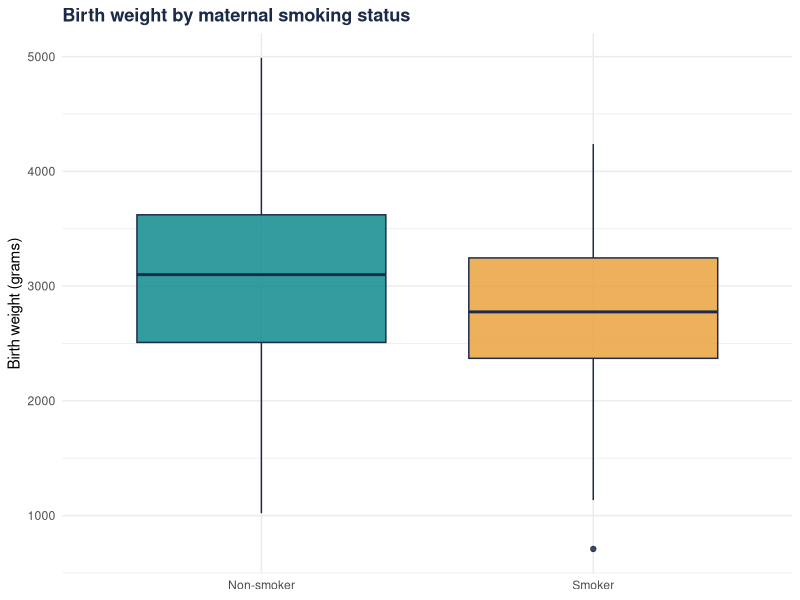
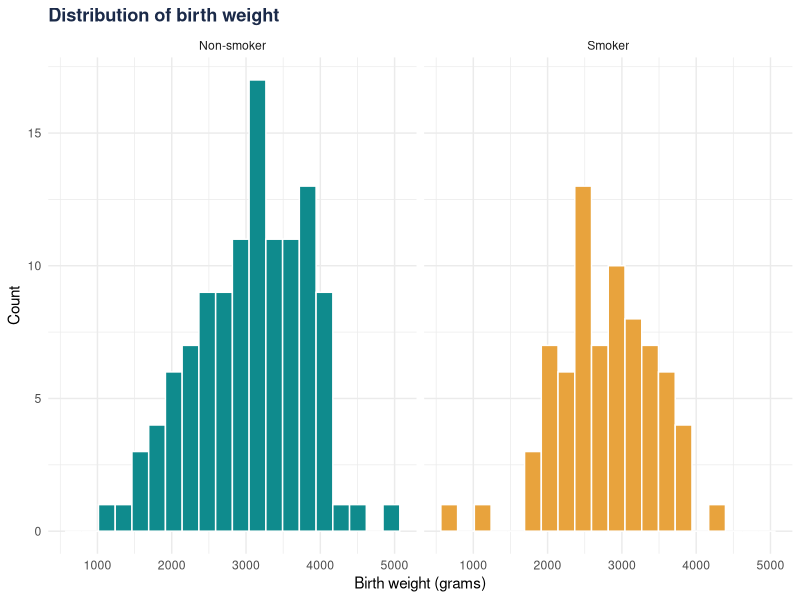
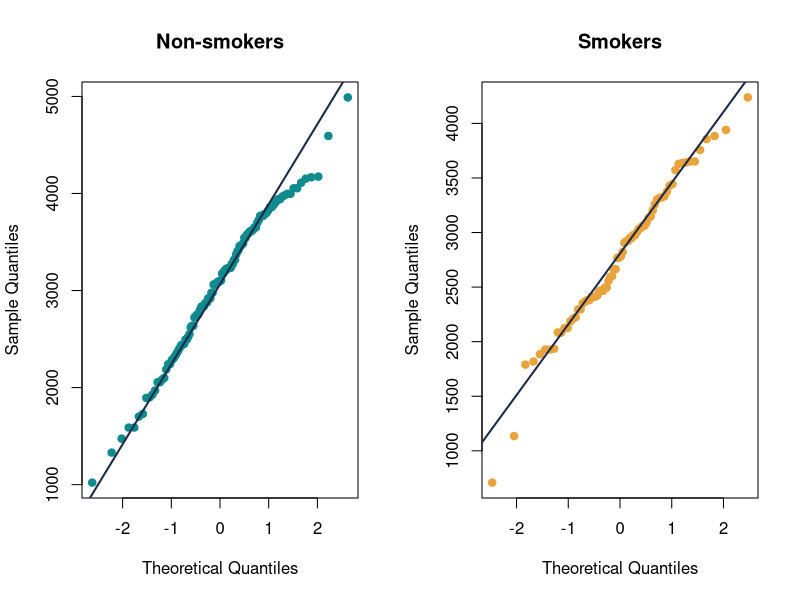
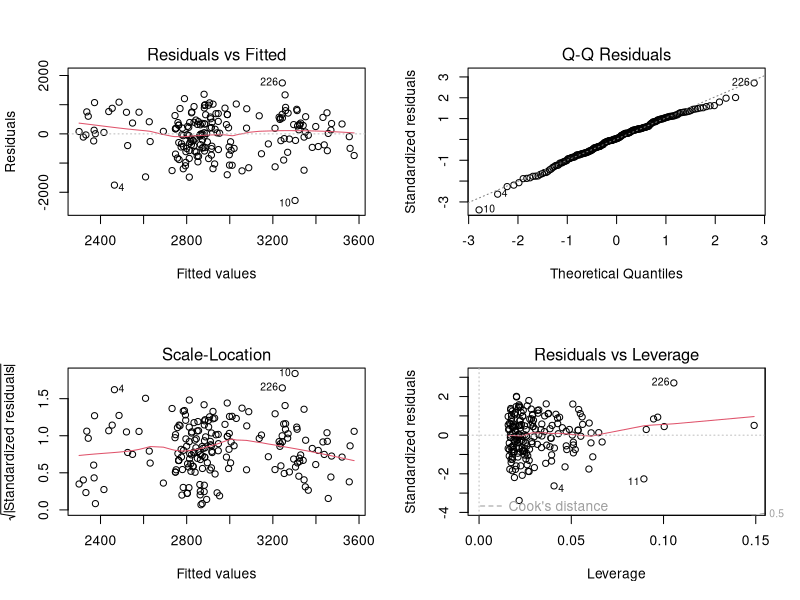

These charts were generated, in order, by the following R code:
library(MASS)
library(ggplot2)

data(birthwt)
df <- birthwt

head(df)
str(df)
sum(is.na(df))

df$smoke <- factor(df$smoke, levels = c(0, 1), labels = c("Non-smoker", "Smoker"))
df$race  <- factor(df$race,  levels = c(1, 2, 3), labels = c("White", "Black", "Other"))

table(df$smoke)

aggregate(bwt ~ smoke, data = df,
          FUN = function(x) c(n = length(x), mean = mean(x), sd = sd(x)))

pal <- c("Non-smoker" = "#0F8B8D", "Smoker" = "#E8A33D")

ggplot(df, aes(x = smoke, y = bwt, fill = smoke)) +
  geom_boxplot(alpha = 0.85, color = "#1B2A49") +
  scale_fill_manual(values = pal) +
  labs(title = "Birth weight by maternal smoking status",
       x = NULL, y = "Birth weight (grams)") +
  theme_minimal() +
  theme(legend.position = "none",
        plot.title = element_text(color = "#1B2A49", face = "bold"))

ggplot(df, aes(x = bwt, fill = smoke)) +
  geom_histogram(bins = 20, color = "white") +
  scale_fill_manual(values = pal) +
  facet_wrap(~ smoke) +
  labs(title = "Distribution of birth weight",
       x = "Birth weight (grams)", y = "Count") +
  theme_minimal() +
  theme(legend.position = "none",
        plot.title = element_text(color = "#1B2A49", face = "bold"))

par(mfrow = c(1, 2))
qqnorm(df$bwt[df$smoke == "Non-smoker"], main = "Non-smokers", col = "#0F8B8D", pch = 19)
qqline(df$bwt[df$smoke == "Non-smoker"], col = "#1B2A49", lwd = 2)
qqnorm(df$bwt[df$smoke == "Smoker"], main = "Smokers", col = "#E8A33D", pch = 19)
qqline(df$bwt[df$smoke == "Smoker"], col = "#1B2A49", lwd = 2)
par(mfrow = c(1, 1))

shapiro.test(df$bwt[df$smoke == "Non-smoker"])
shapiro.test(df$bwt[df$smoke == "Smoker"])

t_result <- t.test(bwt ~ smoke, data = df)
t_result

wilcox.test(bwt ~ smoke, data = df, conf.int = TRUE)

smokers     <- df$bwt[df$smoke == "Smoker"]
non_smokers <- df$bwt[df$smoke == "Non-smoker"]
n1 <- length(non_smokers)
n2 <- length(smokers)
pooled_sd <- sqrt(((n1 - 1) * var(non_smokers) + (n2 - 1) * var(smokers)) / (n1 + n2 - 2))
cohens_d <- (mean(non_smokers) - mean(smokers)) / pooled_sd
cohens_d

model1 <- lm(bwt ~ smoke, data = df)
summary(model1)
confint(model1)

model2 <- lm(bwt ~ smoke + age + lwt + race, data = df)
summary(model2)
confint(model2)

par(mfrow = c(2, 2))
plot(model2)
par(mfrow = c(1, 1))


# ==========================================================
# RESULTS
# ==========================================================
# Sample: 189 births (115 non-smokers, 74 smokers), no missing values
#
# Mean birth weight (SD):
#   Non-smokers  3055.7 g (752.7)
#   Smokers      2771.9 g (659.6)
#   Raw difference = 283.8 g
#
# Normality (Shapiro-Wilk):
#   Non-smokers  W = 0.987, p = 0.334
#   Smokers      W = 0.983, p = 0.419   -> no evidence against normality
#
# Welch t-test:
#   t = 2.730, df = 170.1, p = 0.0070
#   95% CI for difference: 78.6 to 489.0 g
#
# Mann-Whitney (Wilcoxon rank-sum):
#   W = 5249.5, p = 0.0068
#   Location shift = 306.2 g (95% CI: 85.0 to 512.0)
#
# Effect size:
#   Cohen's d = 0.395  (small-to-moderate)
#
# Simple regression (bwt ~ smoke):
#   Smoker coefficient = -283.8 g (SE 107.0, p = 0.0087)
#   95% CI: -494.8 to -72.8
#   R-squared = 0.036
#
# Adjusted regression (bwt ~ smoke + age + lwt + race):
#   Smoker   -401.7 g  (95% CI -617.3 to -186.2, p = 0.0003)
#   Age        -1.9 g  (p = 0.843)
#   lwt        +4.0 g per lb (p = 0.022)
#   Black    -510.5 g vs White (p = 0.001)
#   Other    -398.6 g vs White (p = 0.001)
#   R-squared = 0.148, adjusted R-squared = 0.125
#   F(5, 183) = 6.373, p = 1.8e-05
#
# ==========================================================
# CONCLUSION
# ==========================================================
# Babies of mothers who smoked during pregnancy weighed about 284 g less on
# average than babies of non-smokers (Welch t-test p = 0.007, 95% CI 79 to
# 489 g). The Mann-Whitney test agreed (p = 0.007), and the effect size was
# small-to-moderate (Cohen's d = 0.40). After adjusting for maternal age,
# weight and race, the association became larger (-402 g, 95% CI -617 to
# -186, p < 0.001), which suggests confounding by race masked part of the
# smoking effect in the crude comparison.
#
# Limitations: observational data from a single hospital (n = 189), so the
# result shows association, not causation. The model explains only about
# 15% of the variation in birth weight. Smoking is recorded as yes/no, so
# dose-response cannot be assessed, and other factors such as hypertension
# and prior premature labour were not included.
